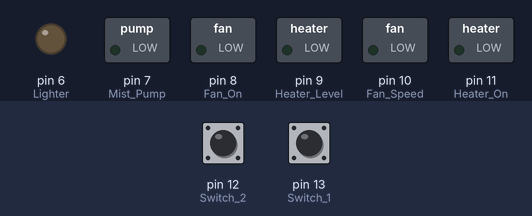
The sketch below on a simulated Arduino Uno, built with avr-gcc and run on an emulated ATmega328P. On the bench: switched loads named in the sketch (green lamp = pin HIGH), output pins drawn as LEDs (lit = HIGH). The test bench sets the inputs (shaded band); at power-on: pin 13 (Switch_1) HIGH, pin 12 (Switch_2) HIGH. What the sketch prints to the serial monitor is not drawn.

Above: at 2.2 s.
2.3 s: pin 13 (Switch_1) pulled LOW for 0.15 s
At 3.6 s:
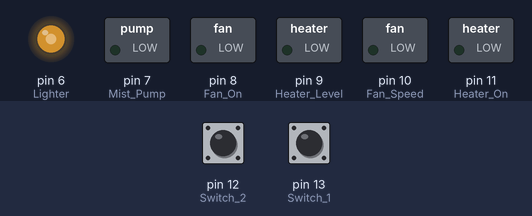
Timing chart, 0 to 5.3 s (numbered marks = the images above; inputs shaded):
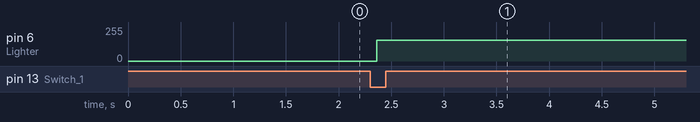

Measured:
- after the input at 2.3 s, pin 6 (Lighter): 0/255 → 155/255 after 0.06 s

The sketch:

PhotocalReadLIGHT201262.ino
```cpp
#define Switch_1        13
#define Switch_2        12
#define Heater_On       11
#define Heater_Level    9
#define Lighter         6
#define Fan_On          8
#define Fan_Speed       10
#define Mist_Pump       7

uint8_t Status_Sw1, Status_Sw2;
byte DataRead[17];
bool ClearStatus;
char Datatran[255];

void setup() {
  // put your setup code here, to run once:
  Serial.begin(9600);


  pinMode(Switch_1, INPUT);
  pinMode(Switch_2, INPUT);
  pinMode(Heater_On, OUTPUT);
  pinMode(Heater_Level, OUTPUT);
  pinMode(Lighter, OUTPUT);
  pinMode(Fan_On, OUTPUT);
  pinMode(Fan_Speed, OUTPUT);
  pinMode(Mist_Pump, OUTPUT);

  digitalWrite(Heater_On, LOW);
  analogWrite(Heater_Level, 0);
  analogWrite(Lighter, 0);
  digitalWrite(Fan_On, LOW);
  analogWrite(Fan_Speed, 0);
  digitalWrite(Mist_Pump, LOW);
  ClearStatus = false;

  delay(1000);
}

void loop() {
  Status_Sw1 = digitalRead(Switch_1);
  Status_Sw2 = digitalRead(Switch_2);
  //  if (Status_Sw2 == 0)
  //  {
  //    digitalWrite(7,HIGH);
  //  }
  //  else
  //  {
  //    digitalWrite(7,LOW);
  //  }
  //digitalWrite(7,HIGH);
  if (Status_Sw1 == 0) {
    CommandReadSensor();
    Serial.print("OK");
    Serial.print(DataRead[0], HEX );
    Serial.print(" ");
    Serial.print(DataRead[1], HEX );
    Serial.print("  ");
    Serial.print(DataRead[2], HEX );
    Serial.print(" ");
    Serial.print(DataRead[3], HEX );
    Serial.print(" ");
    Serial.print(DataRead[4], HEX );
    Serial.print(" ");
    Serial.print(DataRead[5], HEX );
    Serial.print("   ");
    Serial.print(DataRead[6], HEX );
    Serial.print(" ");
    Serial.print(DataRead[7], HEX );
    Serial.print(" ");
    Serial.print(DataRead[8], HEX );
    Serial.print("  ");
    Serial.print(DataRead[9], HEX );
    Serial.print("   ");
    Serial.print(DataRead[10], HEX );
    Serial.print(" ");
    Serial.print(DataRead[11], HEX );
    Serial.print(" ");
    Serial.print(DataRead[12]);
    Serial.print(" ");
    Serial.print(DataRead[13], HEX );
    Serial.print(" ");
    Serial.print(DataRead[14], HEX );
    Serial.print(" ");
    Serial.println(DataRead[15], HEX );
    byte g = 0;
    String DataRead_10;
    if ((DataRead[10]) < 10)
    {
      DataRead_10 = String(g) + String(DataRead[10]);
    }
    else
    {
      DataRead_10 = String(DataRead[10]);
    }
    String DataRead_11;
    if ((DataRead[11]) < 10)
    {
      DataRead_11 = String(g) + String(DataRead[11]);
    }
    else
    {
      DataRead_11 = String(DataRead[11]);
    }

    String Buffer_2 = String(DataRead[0]) + String(DataRead[3]) + String(DataRead[4]) + String(DataRead[5]) + String(DataRead[7]) + String(DataRead[8]) + String(DataRead[9]) + String(DataRead_10) + String(DataRead_11) + String(DataRead[12]) + String(DataRead[13]) +  String(DataRead[14]) + String(DataRead[15]);
    String Humanity = String(DataRead[3]) + String(DataRead[4]) + "." + String(DataRead[5]);
    String Temp = String(DataRead[7]) + String(DataRead[8]) + "." + String(DataRead[9]);
    String Light_1 = String(DataRead[10]);
    String Light_2 = String(DataRead_11);
    String Light_3 = String(DataRead[12]);
    float Hu = Humanity.toFloat();
    float Tem = Temp.toFloat();
    int a = Light_1.toInt();
    int b = Light_2.toInt();
    int c = Light_3.toInt();
    int Light = (a * 16 * 16) + (b * 16) + c;
    Serial.println("Humanity = " + String(Hu) + ":" + "Temp = " + String(Tem) + ":" + "Light" + String(Light));
    Serial.println(Buffer_2);
    delay(25);
    analogWrite(Lighter,155);
  }
  //  digitalWrite(Fan_On, HIGH);
  //  digitalWrite(Heater_On, LOW);
  //
  //  analogWerite(Fan_Speed, 255);
  //  analogWrite(Heater_Level, 255);
  //  analogWrite(Lighter, 255);

  while (Status_Sw1 == 0) {
    Status_Sw1 = digitalRead(Switch_1);
  }
}
void CommandReadSensor() {

  boolean LoopRead = true;
  int Buffer_1;
  byte CommandSend[5];
  byte BufferClear;
  bool BitClear;


  //0x02 0x0A 0x23 0x2D 0x03
  CommandSend[0] = 0x02;
  CommandSend[1] = 0x0A;
  CommandSend[2] = 0x23;
  CommandSend[3] = 0x2D;
  CommandSend[4] = 0x03;

  Serial.write(CommandSend, 5);

  while (LoopRead) {

    if (Serial.available()) {

      if (ClearStatus) {

        goto Label_1;
      }

      DataRead[0] = Serial.read();

      if (DataRead[0] == 0x02) {

Label_1:
        ClearStatus = false;

        for (int i = 1; i < 15; i++) {

          while (!(Serial.available())) {

            //
          }

          DataRead[i] = Serial.read();
        }

        if (DataRead[14] == 0x03) {

          if (DataRead[1] == 0x0B) {

            Buffer_1 = DataRead[1] + DataRead[2] + DataRead[3] + DataRead[4] + DataRead[5] + DataRead[6] + DataRead[7] + DataRead[8] + DataRead[9] + DataRead[10] + DataRead[11] + DataRead[12];
            if (DataRead[13] == Buffer_1) {

              //Status = true;

            }
          }
        }
        else {

          goto Label_2;
        }

        LoopRead = false;
      }

      else {
Label_2:
        BitClear = true;

        while (BitClear) {

          unsigned long previousMicros = micros();

          while (!(Serial.available())) {

            unsigned long currentMicros = micros();

            if (currentMicros - previousMicros >= 100) {

              goto Label_3;
            }
          }

          BufferClear = Serial.read();
          if (BufferClear == 0x02) {

            BitClear = false;
            ClearStatus = true;
          }
        }

        //Label_3:
        //BitClear = false;
        //LoopRead = false;
      }
    }

Label_3:
    BitClear = false;
    LoopRead = false;
  }
}
```
